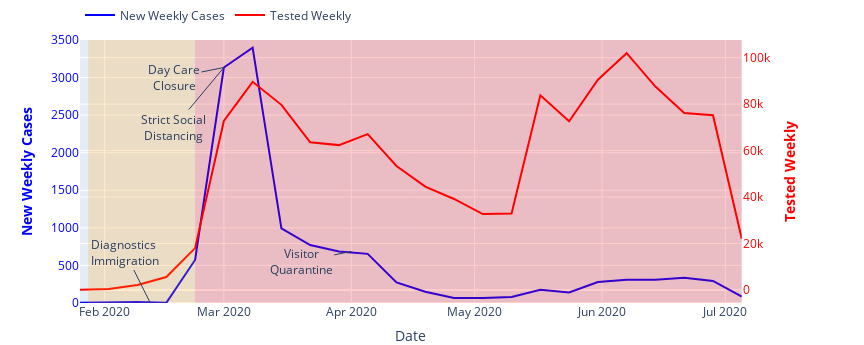

Notebook source saved alongside this figure:
### Markdown cell above
During this period several important policies took were implemented:

 * Special immigration procedures for visitors from China, Macau and Hong Kong were implemented, these included visa free entry suspension, quarantine and testing procedures.
 * Authorization of diagnostic kits from two manufacturers alongside a release of a self-diagnosis app.
 * The infectious Disease Alert was raised by two levels orange (2020-01-28) and red (2020-02-23). These levels allowed the government to take special measures. At the orange level more rigorous testing was begun alongside issuing of masks and recommendations for schools. At level red the size of social gathering was limited. Contacts were traced and exposed individuals were isolated.

 Most of these measures increased the rates of testing and social awareness. As a result the number of new cases decreased the following week and then started to sharply increase. The decrease was more likely to be noise in the data as the number of cases was very low at the time. What the policies did achieve was increase the rate of testing weekly done tests in @fig-tests-time. The search trend data in @fig-search-trends-time shows that the public was already aware of the coronavirus after the blue and yellow alertness levels were raised, therefore, the increase in testing is mostly do to the availability of tests.
The surge in tests also coincided with the surge in confirmed cases, this is means that before the package of policies was implemented it is possible that a large number of cases was not diagnosed prior.

### Code cell
# | label: fig-tests-time
# | fig-cap: "Tests done weekly in blue as a time series, for comparison the number of new cases each week is presented in red. The chart background colors corresponds to Infectious Disease Alert levels"
line_colors = ["blue", "red"]
fig_tests_time_yrange = [0, 3500]
fig_tests_time = two_yaxis_plotly(
    x_values=weekly_time.index,
    y1_values=weekly_time["new_cases"],
    y2_values=weekly_time["weekly_tested"],
    y1_title="New Weekly Cases",
    y2_title="Tested Weekly",
    x_title="Date",
    colors=line_colors,
    size=[base_fig_wid * dpi, base_fig_wid / 2.5 * dpi],
    yrange=fig_tests_time_yrange,
    margin=dict(t=0,b=5)
)

annotate_plotly_by_val(
    fig_tests_time,
    datetime.strptime("2020-02-12", date_format),
    text="Diagnostics <br>Immigration",
    ax=-25,
    ay=-50,
)
annotate_plotly_by_val(
    fig_tests_time,
    datetime.strptime("2020-03-01", "%Y-%m-%d"),
    "Day Care<br>Closure",
    ax=-50,
    ay=10,
)

annotate_plotly_by_val(
    fig_tests_time,
    datetime.strptime("2020-04-01", "%Y-%m-%d"),
    "Visitor<br>Quarantine",
    ax=-50,
    ay=10,
)

annotate_plotly_by_val(
    fig_tests_time,
    datetime.strptime("2020-03-01", "%Y-%m-%d"),
    "Strict Social<br>Distancing",
    ax=-50,
    ay=60,
)

add_alert_background(fig_tests_time)

fig_tests_time.show()

### Figure 1 — Plotly figure (JSON) as saved in the notebook; plotly's stock layout.template omitted (floating-point values rounded to 4 significant figures)
{"data": [{"line": {"color": "blue"}, "name": "New Weekly Cases", "type": "scatter", "x": ["2020-01-26T00:00:00", "2020-02-02T00:00:00", "2020-02-09T00:00:00", "2020-02-16T00:00:00", "2020-02-23T00:00:00", "2020-03-01T00:00:00", "2020-03-08T00:00:00", "2020-03-15T00:00:00", "2020-03-22T00:00:00", "2020-03-29T00:00:00", "2020-04-05T00:00:00", "2020-04-12T00:00:00", "2020-04-19T00:00:00", "2020-04-26T00:00:00", "2020-05-03T00:00:00", "2020-05-10T00:00:00", "2020-05-17T00:00:00", "2020-05-24T00:00:00", "2020-05-31T00:00:00", "2020-06-07T00:00:00", "2020-06-14T00:00:00", "2020-06-21T00:00:00", "2020-06-28T00:00:00", "2020-07-05T00:00:00"], "xaxis": "x", "y": [3, 12, 12, 2, 573, 3134, 3398, 992, 771, 686, 654, 275, 149, 67, 65, 81, 176, 140, 278, 308, 309, 336, 294, 85], "yaxis": "y"}, {"line": {"color": "red"}, "name": "Tested Weekly", "type": "scatter", "x": ["2020-01-26T00:00:00", "2020-02-02T00:00:00", "2020-02-09T00:00:00", "2020-02-16T00:00:00", "2020-02-23T00:00:00", "2020-03-01T00:00:00", "2020-03-08T00:00:00", "2020-03-15T00:00:00", "2020-03-22T00:00:00", "2020-03-29T00:00:00", "2020-04-05T00:00:00", "2020-04-12T00:00:00", "2020-04-19T00:00:00", "2020-04-26T00:00:00", "2020-05-03T00:00:00", "2020-05-10T00:00:00", "2020-05-17T00:00:00", "2020-05-24T00:00:00", "2020-05-31T00:00:00", "2020-06-07T00:00:00", "2020-06-14T00:00:00", "2020-06-21T00:00:00", "2020-06-28T00:00:00", "2020-07-05T00:00:00"], "xaxis": "x", "y": [51, 378, 2169, 5563, 18018, 72742, 89597, 79694, 63568, 62361, 67092, 53388, 44488, 39176, 32688, 32913, 83767, 72636, 90533, 101947, 87559, 76135, 75232, 22071], "yaxis": "y2"}], "layout": {"annotations": [{"ax": -25, "ay": -50, "text": "Diagnostics <br>Immigration", "x": "2020-02-12T00:00:00", "xref": "x", "y": 12, "yref": "y"}, {"ax": -50, "ay": 10, "text": "Day Care<br>Closure", "x": "2020-03-01T00:00:00", "xref": "x", "y": 3134, "yref": "y"}, {"ax": -50, "ay": 10, "text": "Visitor<br>Quarantine", "x": "2020-04-01T00:00:00", "xref": "x", "y": 686, "yref": "y"}, {"ax": -50, "ay": 60, "text": "Strict Social<br>Distancing", "x": "2020-03-01T00:00:00", "xref": "x", "y": 3134, "yref": "y"}], "height": 345.6, "legend": {"orientation": "h", "y": 1.15}, "margin": {"b": 5, "t": 0}, "shapes": [{"fillcolor": "rgba(255, 0, 0, 0.2)", "line": {"width": 0}, "type": "rect", "x0": "2020-02-23", "x1": "2020-07-05", "y0": 0, "y1": 3500}, {"fillcolor": "rgba(255, 155, 0, 0.2)", "line": {"width": 0}, "type": "rect", "x0": "2020-01-28", "x1": "2020-02-23", "y0": 0, "y1": 3500}], "width": 864, "xaxis": {"anchor": "y", "domain": [0, 0.94], "title": {"text": "Date"}}, "yaxis": {"anchor": "x", "color": "blue", "domain": [0, 1], "range": [0, 3500], "title": {"text": "<b>New Weekly Cases</b>"}}, "yaxis2": {"anchor": "x", "color": "red", "overlaying": "y", "side": "right", "title": {"text": "<b>Tested Weekly</b>"}}}}
